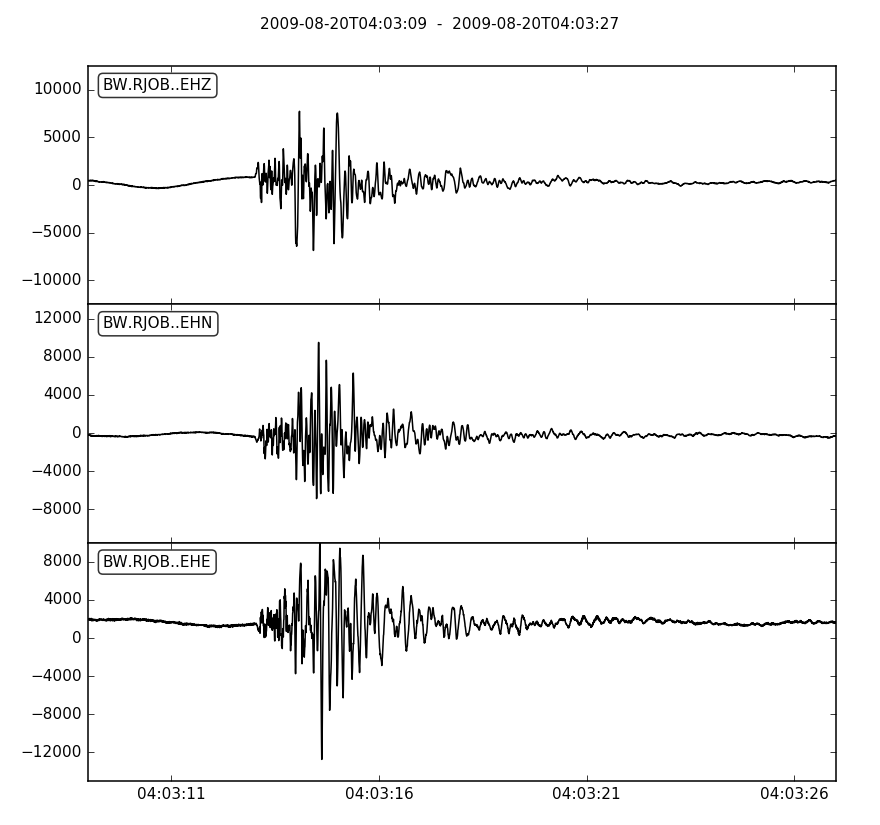

This figure's Python source:
from obspy import UTCDateTime
from obspy.clients.arclink.client import Client
client = Client('test@obspy.org', 'webdc.eu', 18001)
t = UTCDateTime("2009-08-20 04:03:12")
st = client.get_waveforms("BW", "RJOB", "", "EH*", t - 3, t + 15)
st.plot()
